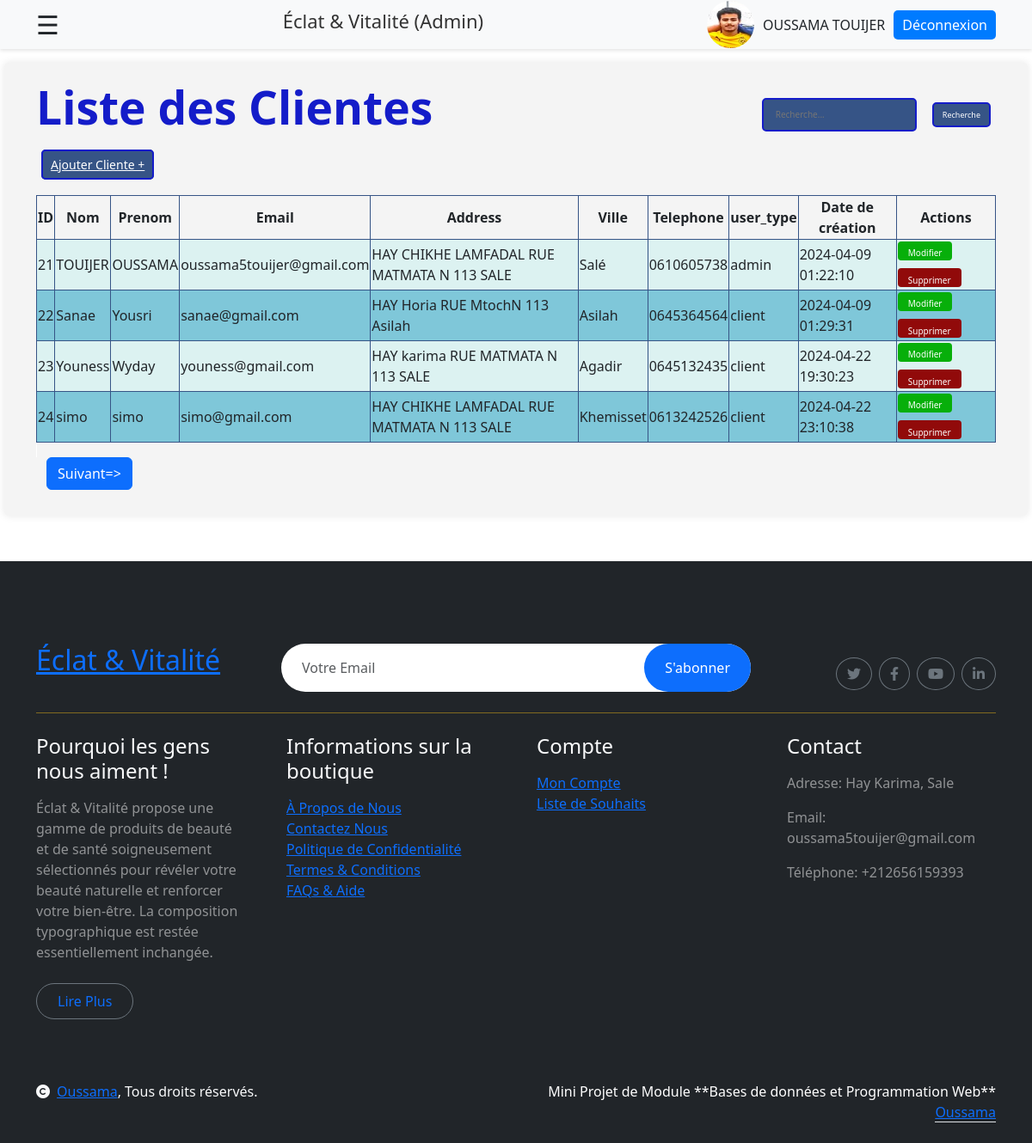
Page /admin/users/listeCustomers.php (signed in) on the committed database.
### tables this page shows
CREATE TABLE IF NOT EXISTS `users` (
  `id` bigint NOT NULL AUTO_INCREMENT,
  `nom` varchar(100) DEFAULT NULL,
  `prenom` varchar(100) DEFAULT NULL,
  `email` varchar(255) DEFAULT NULL,
  `password` varchar(255) DEFAULT NULL,
  `user_type` enum('client','admin') DEFAULT NULL,
  `telephone` varchar(20) DEFAULT NULL,
  `address` varchar(255) DEFAULT NULL,
  `ville` varchar(100) DEFAULT NULL,
  `date_creation` timestamp NULL DEFAULT CURRENT_TIMESTAMP,
  `date_modification` timestamp NULL DEFAULT CURRENT_TIMESTAMP ON UPDATE CURRENT_TIMESTAMP,
  `etat` tinyint(1) DEFAULT '0',
  PRIMARY KEY (`id`)
);

### include/functionsCustomers.php (called while the page is built, shortened)
<?php
function connectToDatabase() {
    $servername = "localhost";
    $username = "root";
    $password = "";
    $DBname = "eclat_vitalite";
    try {
        $conn = new PDO("mysql:host=$servername;dbname=$DBname", $username, $password);
        $conn->setAttribute(PDO::ATTR_ERRMODE, PDO::ERRMODE_EXCEPTION);
        return $conn;
    } catch(PDOException $e) {
        echo "Échec de la connexion : " . $e->getMessage();
        exit();
    }
}
function getAllCustomers() {
    $conn = connectToDatabase();
    $requete = "SELECT * FROM users";
    try {
        $resultat = $conn->query($requete);
        $users = $resultat->fetchAll();
        return $users;
    } catch(PDOException $e) {
        echo "Erreur lors de l'exécution de la requête : " . $e->getMessage();
        $conn = null;
        exit();
    }
}
?>

### admin/users/listeCustomers.php (the view, shortened to what this page needs)
<?php
include '../../include/functionsCustomers.php';
if(!empty($_POST['sCus'])) {
    $users = searchCustomers($_POST['sCus']);
} else {
    $users = getAllCustomers();
}
$page = isset($_GET['page']) ? $_GET['page'] : 1;
$usersPerPage = 4;
$totalUsers = count($users);
$totalPages = ceil($totalUsers / $usersPerPage);
$startIndex = ($page - 1) * $usersPerPage;
$usersToShow = array_slice($users, $startIndex, $usersPerPage);
?>
<!DOCTYPE html>
<html lang="en">
<head>
    <link rel="stylesheet" href="stylesCustomers.css">
    <link href="https://cdn.jsdelivr.net/npm/bootstrap@5.3.3/dist/css/bootstrap.min.css" rel="stylesheet" />
    <link href="https://getbootstrap.com/docs/5.3/assets/css/docs.css" rel="stylesheet" />
    <link rel="stylesheet" href="https://cdnjs.cloudflare.com/ajax/libs/font-awesome/6.0.0-beta3/css/all.min.css">
</head>
<body>
<header class="ous" >
    <div class="container d-flex justify-content-between align-items-center">
        <span style="font-size:30px;cursor:pointer" onclick="openDrawer()">&#9776;</span>
        <div class="logo-wrapper">
            <h6 style=" font-size: 22px; color: #333;">Éclat & Vitalité (Admin)</h6>
        </div>
        <div class="user-wrapper">
            <a href="../profile.php">
                <img src="../userImages/user.jpg" alt="user" class="user-image">
            </a>
            <span class="username"><?php echo htmlspecialchars($_SESSION['prenom'].' ' .$_SESSION['nom']); ?></span>
            <?php
            if(isset($_SESSION['email'])) {
                echo '<a class="logout-btn" href="../deconnexion.php">Déconnexion</a>';
            }
            ?>
        </div>
    </div>
</header>
    <div class="main-content">
        <main >
            <div class="container">
                <?php
                if(isset($_SESSION['email'])) {
                echo "<div class='title-and-button'>";
                echo "<h2 class='title' >Liste des Clientes</h1>";
                print'<form method="post" action="" >
                    <input type="number" for="b1" name="sCus" placeholder="Recherche..." class="iptR">
                    <button type="submit" id="b1" class="buR" >
                        Recherche
                    </button>
                </form>';
                echo "</div>";?>
            </div>
            <?php echo '<div class="container"><a href="ajout.php" class="btnAjout" data-bs-toggle="modal" data-bs-target="#ajoutModal"> Ajouter Cliente + </a></div><br>';?>
            <div class="container">
                <?php
                if (empty($usersToShow)) {
                    echo "<p>Aucun Clientes trouvé.</p>";
                } else {
                    echo "<div class='alert alert-danger'>Échec de la mise à jour du Clientes. Veuillez réessayer !!!</div>";?>
                <?php
                echo ' <div class="siw"> <table class="tablee" style="margin-left: auto; margin-right: auto;">
                    <thead>
                <tr>
                    <th>ID</th>
                    <th>Nom</th>
                    <th>Prenom</th>
                    <th>Email</th>
                    <th>Address</th>
                    <th>Ville</th>
                    <th>Telephone</th>
                    <th>user_type</th>
                    <th>Date de création</th>
                    <th>Actions</th>
                </tr>
                    </thead>
                    <tbody>';
                foreach ($usersToShow as $users) {
                    echo "<tr>
                                      <td>{$users['id']}</td>
                                      <td>{$users['nom']}</td>
                                      <td>{$users['prenom']}</td>
                                      <td>{$users['email']}</td>
                                      <td>{$users['address']}</td>
                                      <td>{$users['ville']}</td>
                                      <td>{$users['telephone']}</td>
                                      <td>{$users['user_type']}</td>
                                      <td>{$users['date_creation']}</td>
                                      <td>
                                           <a href='modifer.php' data-bs-toggle='modal' data-bs-target='#modifierModal{$users['id']}' ><button class='edit-button'>Modifier</button></a>
                                           <a href='supprimer.php?id={$users['id']}'><button class='delete-button'>Supprimer</button></a>
                                      </td>
                         </tr>";
                        }
                    echo '</tbody>';
                    echo '</table>';?>
            </div>
        <?php
                    echo '<div class="container pagination-buttons" style="margin-left: auto; margin-right: auto;">';
                    if ($page < $totalPages) {
                        echo '<a href="?page='.($page+1).'" class="btn btn-primary">Suivant=></a>';
                    }
                    echo '</div>';
                }
                } else {
                    echo "<p>Session data not found.</p>";
                }
               ?>
        </main>
    </div>
<?php include '../../include/footer.php'?>
</body>
</html>

### rows in the picture
users: id "21", nom "TOUIJER", prenom "OUSSAMA", email "oussama5touijer@gmail.com", address "HAY CHIKHE LAMFADAL RUE MATMATA N 113 SALE", ville "Salé", telephone "0610605738", user_type "admin", date_creation "2024-04-09 01:22:10"
users: id "22", nom "Sanae", prenom "Yousri", email "sanae@gmail.com", address "HAY Horia RUE MtochN 113 Asilah", ville "Asilah", telephone "0645364564", user_type "client", date_creation "2024-04-09 01:29:31"
users: id "23", nom "Youness", prenom "Wyday", email "youness@gmail.com", address "HAY karima RUE MATMATA N 113 SALE", ville "Agadir", telephone "0645132435", user_type "client", date_creation "2024-04-22 19:30:23"
users: id "24", nom "simo", prenom "simo", email "simo@gmail.com", address "HAY CHIKHE LAMFADAL RUE MATMATA N 113 SALE", ville "Khemisset", telephone "0613242526", user_type "client", date_creation "2024-04-22 23:10:38"

### other values in the picture
$_SESSION['prenom'].' ' .$_SESSION['nom'] "OUSSAMA TOUIJER"
